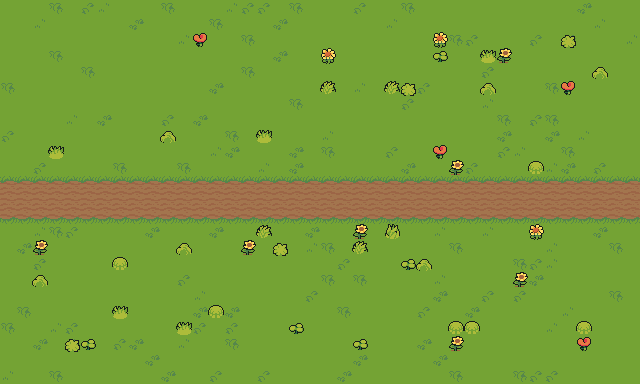

Rendered tile map (Tiled .tmx) drawn with the repository's tilesets; below, a short description and the map source with its tile grids summarised:
An orthogonal 40x24 tile map with 16x16 px tiles, 2 tile layers (chao, detalhes), 3 tilesets and 177 objects (inicio, masmorra).

<map version="1.10" tiledversion="1.10.2" orientation="orthogonal" renderorder="right-down" width="40" height="24" tilewidth="16" tileheight="16" infinite="0" nextlayerid="7" nextobjectid="178">
 <tileset firstgid="1" source="chao.tsx" />
 <tileset firstgid="573" source="natureza.tsx" />
 <tileset firstgid="1077" source="arvores.tsx" />
 <layer id="1" name="chao" width="40" height="24">
  <data>[960 cells, 960 non-empty, 8 distinct tile ids]</data>
 </layer>
 <layer id="2" name="detalhes" width="40" height="24">
  <data>[960 cells, 45 non-empty, 10 distinct tile ids]</data>
 </layer>
 <objectgroup id="3" name="arvores" draworder="topdown">
  <object id="1" gid="1078" x="0" y="32" width="32" height="32" />
  <object id="3" gid="1077" x="0" y="384" width="32" height="32" />
  <object id="5" gid="1078" x="32" y="32" width="32" height="32" />
  <object id="7" gid="1077" x="32" y="384" width="32" height="32" />
  <object id="9" gid="1078" x="64" y="32" width="32" height="32" />
  <object id="11" gid="1077" x="64" y="384" width="32" height="32" />
  <object id="13" gid="1078" x="96" y="32" width="32" height="32" />
  <object id="15" gid="1078" x="96" y="384" width="32" height="32" />
  <object id="17" gid="1078" x="128" y="32" width="32" height="32" />
  <object id="19" gid="1077" x="128" y="384" width="32" height="32" />
  <object id="21" gid="1078" x="160" y="32" width="32" height="32" />
  <object id="23" gid="1077" x="160" y="384" width="32" height="32" />
  <object id="25" gid="1077" x="192" y="32" width="32" height="32" />
  <object id="27" gid="1077" x="192" y="384" width="32" height="32" />
  <object id="29" gid="1078" x="224" y="32" width="32" height="32" />
  <object id="31" gid="1077" x="224" y="384" width="32" height="32" />
  <object id="33" gid="1077" x="256" y="32" width="32" height="32" />
  <object id="35" gid="1077" x="256" y="384" width="32" height="32" />
  <object id="37" gid="1078" x="288" y="32" width="32" height="32" />
  <object id="39" gid="1078" x="288" y="384" width="32" height="32" />
  <object id="41" gid="1077" x="320" y="32" width="32" height="32" />
  <object id="43" gid="1078" x="320" y="384" width="32" height="32" />
  <object id="45" gid="1078" x="352" y="32" width="32" height="32" />
  <object id="47" gid="1078" x="352" y="384" width="32" height="32" />
  <object id="49" gid="1078" x="384" y="32" width="32" height="32" />
  <object id="51" gid="1077" x="384" y="384" width="32" height="32" />
  <object id="53" gid="1077" x="416" y="32" width="32" height="32" />
  <object id="55" gid="1077" x="416" y="384" width="32" height="32" />
  <object id="57" gid="1077" x="448" y="32" width="32" height="32" />
  <object id="59" gid="1078" x="448" y="384" width="32" height="32" />
  <object id="61" gid="1077" x="480" y="32" width="32" height="32" />
  <object id="63" gid="1077" x="480" y="384" width="32" height="32" />
  <object id="65" gid="1077" x="512" y="32" width="32" height="32" />
  <object id="67" gid="1078" x="512" y="384" width="32" height="32" />
  <object id="69" gid="1077" x="544" y="32" width="32" height="32" />
  <object id="71" gid="1078" x="544" y="384" width="32" height="32" />
  <object id="73" gid="1078" x="576" y="32" width="32" height="32" />
  <object id="75" gid="1077" x="576" y="384" width="32" height="32" />
  <object id="77" gid="1078" x="608" y="32" width="32" height="32" />
  <object id="79" gid="1078" x="608" y="384" width="32" height="32" />
  <object id="81" gid="1078" x="0" y="64" width="32" height="32" />
  <object id="83" gid="1077" x="608" y="64" width="32" height="32" />
  <object id="85" gid="1077" x="0" y="96" width="32" height="32" />
  <object id="87" gid="1078" x="608" y="96" width="32" height="32" />
  <object id="89" gid="1077" x="0" y="128" width="32" height="32" />
  <object id="91" gid="1078" x="608" y="128" width="32" height="32" />
  <object id="93" gid="1077" x="0" y="160" width="32" height="32" />
  <object id="95" gid="1078" x="608" y="160" width="32" height="32" />
  <object id="97" gid="1077" x="0" y="256" width="32" height="32" />
  <object id="99" gid="1077" x="608" y="256" width="32" height="32" />
  <object id="101" gid="1077" x="0" y="288" width="32" height="32" />
  <object id="103" gid="1077" x="608" y="288" width="32" height="32" />
  <object id="105" gid="1077" x="0" y="320" width="32" height="32" />
  <object id="107" gid="1077" x="608" y="320" width="32" height="32" />
  <object id="109" gid="1077" x="0" y="352" width="32" height="32" />
  <object id="111" gid="1077" x="608" y="352" width="32" height="32" />
  <object id="113" gid="1128" x="384" y="128" width="32" height="32" />
  <object id="115" gid="1128" x="48" y="80" width="32" height="32" />
  <object id="117" gid="1128" x="144" y="80" width="32" height="32" />
  <object id="119" gid="1128" x="512" y="112" width="32" height="32" />
  <object id="121" gid="1077" x="128" y="160" width="32" height="32" />
  <object id="123" gid="1078" x="352" y="320" width="32" height="32" />
  <object id="125" gid="1128" x="464" y="320" width="32" height="32" />
  <object id="127" gid="1128" x="80" y="336" width="32" height="32" />
  <object id="129" gid="1128" x="192" y="272" width="32" height="32" />
  <object id="131" gid="1077" x="560" y="160" width="32" height="32" />
  <object id="133" gid="1128" x="128" y="304" width="32" height="32" />
  <object id="135" gid="1128" x="528" y="336" width="32" height="32" />
  <object id="137" gid="1078" x="432" y="96" width="32" height="32" />
  <object id="139" gid="1128" x="288" y="272" width="32" height="32" />
  <object id="141" gid="1128" x="288" y="112" width="32" height="32" />
  <object id="143" gid="1128" x="304" y="160" width="32" height="32" />
  <object id="145" gid="1077" x="432" y="144" width="32" height="32" />
  <object id="147" gid="1077" x="224" y="320" width="32" height="32" />
  <object id="149" gid="1077" x="400" y="320" width="32" height="32" />
  <object id="151" gid="1077" x="448" y="272" width="32" height="32" />
  <object id="153" gid="1128" x="496" y="160" width="32" height="32" />
  <object id="155" gid="1077" x="240" y="96" width="32" height="32" />
  <object id="157" gid="1077" x="192" y="96" width="32" height="32" />
  <object id="159" gid="1078" x="64" y="160" width="32" height="32" />
  <object id="161" gid="1077" x="304" y="320" width="32" height="32" />
  <object id="163" gid="1128" x="336" y="112" width="32" height="32" />
  <object id="165" gid="1128" x="64" y="288" width="32" height="32" />
  <object id="167" gid="1128" x="560" y="80" width="32" height="32" />
  <object id="169" gid="1077" x="528" y="288" width="32" height="32" />
  <object id="171" gid="1128" x="384" y="80" width="32" height="32" />
  <object id="173" gid="1128" x="176" y="320" width="32" height="32" />
 </objectgroup>
 <objectgroup id="4" name="colisao" color="#ff4040" opacity="0.6">
  <object id="2" x="4" y="18" width="24" height="12" />
  <object id="4" x="4" y="370" width="24" height="12" />
  <object id="6" x="36" y="18" width="24" height="12" />
  <object id="8" x="36" y="370" width="24" height="12" />
  <object id="10" x="68" y="18" width="24" height="12" />
  <object id="12" x="68" y="370" width="24" height="12" />
  <object id="14" x="100" y="18" width="24" height="12" />
  <object id="16" x="100" y="370" width="24" height="12" />
  <object id="18" x="132" y="18" width="24" height="12" />
  <object id="20" x="132" y="370" width="24" height="12" />
  <object id="22" x="164" y="18" width="24" height="12" />
  <object id="24" x="164" y="370" width="24" height="12" />
  <object id="26" x="196" y="18" width="24" height="12" />
  <object id="28" x="196" y="370" width="24" height="12" />
  </objectgroup>
 <objectgroup id="5" name="portais" color="#40a0ff">
  <!-- 3 objects omitted --></objectgroup>
 <objectgroup id="6" name="chegadas" color="#ffd700">
  <!-- 2 objects omitted --></objectgroup>
</map>
<!-- 76 of 177 objects omitted -->
